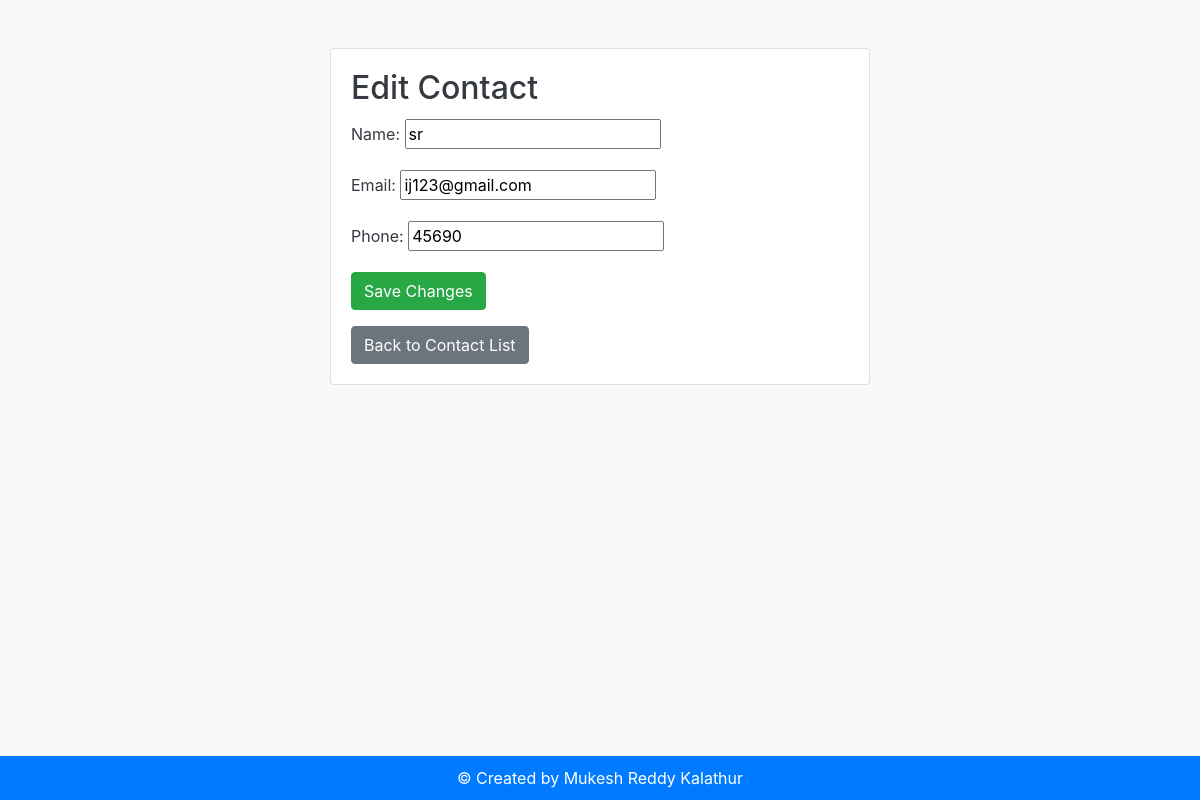
The page /phone_book/5/edit/ on the database its author committed.
### Phone_Book/models.py (models this page shows, shortened)
class Contact(models.Model):
    name = models.CharField(max_length=50)
    email = models.EmailField()
    phone = models.CharField(max_length=10)
    created_time = models.DateTimeField(default=timezone.now)

### Phone_Book/views.py (the view)
# urls.py: path('<int:contact_id>/edit/', edit_contact, name='edit_contact'),  # Make sure this line is present
def edit_contact(request, contact_id):
    contact = get_object_or_404(Contact, pk=contact_id)
    if request.method == 'POST':
        form = ContactForm(request.POST, instance=contact)
        if form.is_valid():
            form.save()
            return redirect('Phone_Book:detail_contact', contact.id)
    else:
        form = ContactForm(instance=contact)
    return render(request, 'Phone_Book/edit_contact.html', {'form': form, 'contact': contact})

### Phone_Book/forms.py
class ContactForm(forms.ModelForm):
    class Meta:
        model = Contact
        fields = ['name', 'email', 'phone']

### Phone_Book/templates/Phone_Book/edit_contact.html (shortened to what this page needs)
{% extends 'Phone_Book/base.html' %}
{% block content %}
    <div class="row justify-content-center">
        <div class="col-md-6">
            <div class="card mt-5">
                <div class="card-body">
                    <h2 class="card-title">Edit Contact</h2>
                    <form method="post" action="{% url 'Phone_Book:edit_contact' contact.id %}">
                        {{ form.as_p }}
                        <button type="submit" class="btn btn-success">Save Changes</button>
                    </form>
                    <a href="{% url 'Phone_Book:list_contact' %}" class="btn btn-secondary mt-3">Back to Contact List</a>
                </div>
            </div>
        </div>
    </div>
{% endblock %}

### Phone_Book/templates/Phone_Book/base.html (style rules this page uses)
body { background-color: #f8f9fa; color: #343a40; }

### rows shown on the page
Contact: name "sr", email "ij123@gmail.com", phone "45690"
